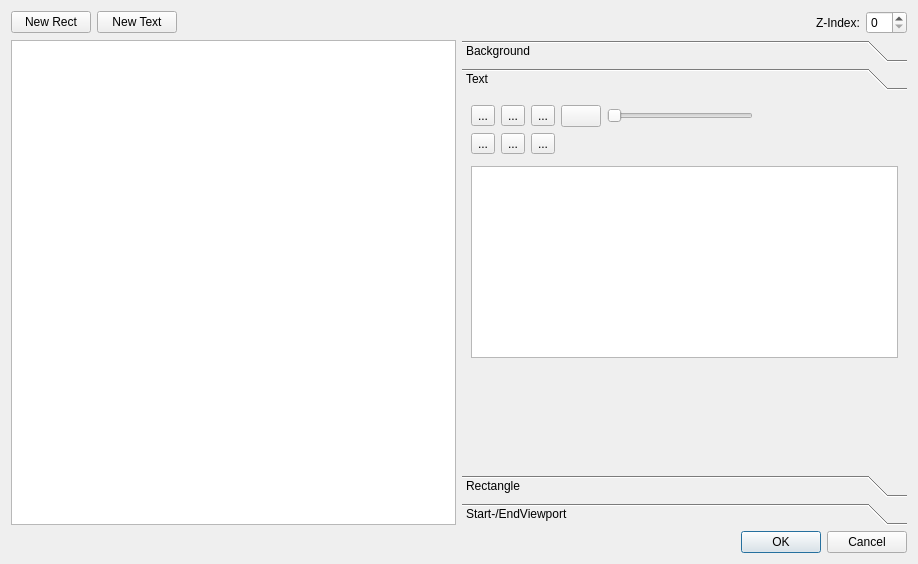
<ui version="4.0" >
 <class>TitleWidget_UI</class>
 <widget class="QDialog" name="TitleWidget_UI" >
  <property name="geometry" >
   <rect>
    <x>0</x>
    <y>0</y>
    <width>918</width>
    <height>564</height>
   </rect>
  </property>
  <property name="windowTitle" >
   <string>Dialog</string>
  </property>
  <layout class="QGridLayout" >
   <item row="0" column="0" >
    <layout class="QGridLayout" >
     <item row="0" column="0" >
      <layout class="QHBoxLayout" >
       <item>
        <widget class="QPushButton" name="newRectButton" >
         <property name="text" >
          <string>New Rect</string>
         </property>
        </widget>
       </item>
       <item>
        <widget class="QPushButton" name="newTextButton" >
         <property name="text" >
          <string>New Text</string>
         </property>
        </widget>
       </item>
       <item>
        <spacer>
         <property name="orientation" >
          <enum>Qt::Horizontal</enum>
         </property>
         <property name="sizeHint" >
          <size>
           <width>40</width>
           <height>20</height>
          </size>
         </property>
        </spacer>
       </item>
       <item>
        <widget class="QLabel" name="label_12" >
         <property name="text" >
          <string>Z-Index:</string>
         </property>
        </widget>
       </item>
       <item>
        <widget class="QSpinBox" name="spinBox" />
       </item>
      </layout>
     </item>
     <item row="1" column="0" >
      <layout class="QHBoxLayout" >
       <item>
        <widget class="QGraphicsView" name="graphicsView" />
       </item>
       <item>
        <widget class="QToolBox" name="toolBox" >
         <property name="sizePolicy" >
          <sizepolicy vsizetype="Expanding" hsizetype="Expanding" >
           <horstretch>0</horstretch>
           <verstretch>0</verstretch>
          </sizepolicy>
         </property>
         <property name="currentIndex" >
          <number>1</number>
         </property>
         <widget class="QWidget" name="Background" >
          <property name="geometry" >
           <rect>
            <x>0</x>
            <y>0</y>
            <width>94</width>
            <height>69</height>
           </rect>
          </property>
          <attribute name="label" >
           <string>Background</string>
          </attribute>
          <layout class="QGridLayout" >
           <item row="0" column="0" >
            <layout class="QVBoxLayout" >
             <item>
              <widget class="KColorButton" name="kcolorbutton" />
             </item>
             <item>
              <widget class="QSlider" name="horizontalSlider" >
               <property name="maximum" >
                <number>255</number>
               </property>
               <property name="orientation" >
                <enum>Qt::Horizontal</enum>
               </property>
              </widget>
             </item>
            </layout>
           </item>
           <item row="1" column="0" >
            <spacer>
             <property name="orientation" >
              <enum>Qt::Vertical</enum>
             </property>
             <property name="sizeHint" >
              <size>
               <width>20</width>
               <height>400</height>
              </size>
             </property>
            </spacer>
           </item>
          </layout>
         </widget>
         <widget class="QWidget" name="Text" >
          <property name="geometry" >
           <rect>
            <x>0</x>
            <y>0</y>
            <width>441</width>
            <height>366</height>
           </rect>
          </property>
          <attribute name="label" >
           <string>Text</string>
          </attribute>
          <layout class="QGridLayout" >
           <item row="0" column="0" >
            <layout class="QVBoxLayout" >
             <item>
              <layout class="QHBoxLayout" >
               <item>
                <widget class="QToolButton" name="toolButton_4" >
                 <property name="text" >
                  <string>...</string>
                 </property>
                </widget>
               </item>
               <item>
                <widget class="QToolButton" name="toolButton_5" >
                 <property name="text" >
                  <string>...</string>
                 </property>
                </widget>
               </item>
               <item>
                <widget class="QToolButton" name="toolButton_6" >
                 <property name="text" >
                  <string>...</string>
                 </property>
                </widget>
               </item>
               <item>
                <widget class="KColorButton" name="fontColorButton" />
               </item>
               <item>
                <widget class="QSlider" name="textAlpha" >
                 <property name="orientation" >
                  <enum>Qt::Horizontal</enum>
                 </property>
                </widget>
               </item>
               <item>
                <spacer>
                 <property name="orientation" >
                  <enum>Qt::Horizontal</enum>
                 </property>
                 <property name="sizeHint" >
                  <size>
                   <width>40</width>
                   <height>20</height>
                  </size>
                 </property>
                </spacer>
               </item>
              </layout>
             </item>
             <item>
              <layout class="QHBoxLayout" >
               <item>
                <widget class="QToolButton" name="toolButton" >
                 <property name="text" >
                  <string>...</string>
                 </property>
                </widget>
               </item>
               <item>
                <widget class="QToolButton" name="toolButton_2" >
                 <property name="text" >
                  <string>...</string>
                 </property>
                </widget>
               </item>
               <item>
                <widget class="QToolButton" name="toolButton_3" >
                 <property name="text" >
                  <string>...</string>
                 </property>
                </widget>
               </item>
               <item>
                <spacer>
                 <property name="orientation" >
                  <enum>Qt::Horizontal</enum>
                 </property>
                 <property name="sizeHint" >
                  <size>
                   <width>40</width>
                   <height>20</height>
                  </size>
                 </property>
                </spacer>
               </item>
              </layout>
             </item>
             <item>
              <widget class="KFontRequester" name="kfontrequester" />
             </item>
             <item>
              <widget class="KTextEdit" name="ktextedit" />
             </item>
             <item>
              <spacer>
               <property name="orientation" >
                <enum>Qt::Vertical</enum>
               </property>
               <property name="sizeHint" >
                <size>
                 <width>20</width>
                 <height>40</height>
                </size>
               </property>
              </spacer>
             </item>
            </layout>
           </item>
          </layout>
         </widget>
         <widget class="QWidget" name="Rectangle" >
          <property name="geometry" >
           <rect>
            <x>0</x>
            <y>0</y>
            <width>152</width>
            <height>229</height>
           </rect>
          </property>
          <attribute name="label" >
           <string>Rectangle</string>
          </attribute>
          <layout class="QGridLayout" >
           <item row="0" column="0" >
            <layout class="QVBoxLayout" >
             <item>
              <widget class="QGroupBox" name="groupBox" >
               <property name="title" >
                <string>Border</string>
               </property>
               <layout class="QGridLayout" >
                <item row="0" column="0" >
                 <layout class="QGridLayout" >
                  <item row="0" column="0" >
                   <widget class="QLabel" name="label_3" >
                    <property name="text" >
                     <string>Alpha</string>
                    </property>
                   </widget>
                  </item>
                  <item row="0" column="1" >
                   <widget class="QLabel" name="label_4" >
                    <property name="text" >
                     <string>Linewidth</string>
                    </property>
                   </widget>
                  </item>
                  <item row="1" column="0" >
                   <widget class="QSlider" name="rectFAlpha" >
                    <property name="maximum" >
                     <number>255</number>
                    </property>
                    <property name="orientation" >
                     <enum>Qt::Horizontal</enum>
                    </property>
                   </widget>
                  </item>
                  <item row="1" column="1" >
                   <widget class="QSpinBox" name="rectLineWidth" />
                  </item>
                  <item row="2" column="0" >
                   <widget class="QLabel" name="label_11" >
                    <property name="text" >
                     <string>Color</string>
                    </property>
                   </widget>
                  </item>
                  <item row="2" column="1" >
                   <widget class="KColorButton" name="rectFColor" />
                  </item>
                 </layout>
                </item>
               </layout>
              </widget>
             </item>
             <item>
              <widget class="QGroupBox" name="groupBox_2" >
               <property name="title" >
                <string>Background</string>
               </property>
               <layout class="QGridLayout" >
                <item row="0" column="0" >
                 <layout class="QGridLayout" >
                  <item row="0" column="0" >
                   <widget class="QLabel" name="label" >
                    <property name="text" >
                     <string>Alpha:</string>
                    </property>
                   </widget>
                  </item>
                  <item row="0" column="1" >
                   <widget class="QLabel" name="label_2" >
                    <property name="text" >
                     <string>Color</string>
                    </property>
                   </widget>
                  </item>
                  <item row="1" column="0" >
                   <widget class="QSlider" name="rectBAlpha" >
                    <property name="maximum" >
                     <number>255</number>
                    </property>
                    <property name="orientation" >
                     <enum>Qt::Horizontal</enum>
                    </property>
                   </widget>
                  </item>
                  <item row="1" column="1" >
                   <widget class="KColorButton" name="rectBColor" />
                  </item>
                 </layout>
                </item>
                <item row="1" column="0" >
                 <spacer>
                  <property name="orientation" >
                   <enum>Qt::Vertical</enum>
                  </property>
                  <property name="sizeHint" >
                   <size>
                    <width>20</width>
                    <height>400</height>
                   </size>
                  </property>
                 </spacer>
                </item>
               </layout>
              </widget>
             </item>
            </layout>
           </item>
          </layout>
         </widget>
         <widget class="QWidget" name="Seite" >
          <property name="geometry" >
           <rect>
            <x>0</x>
            <y>0</y>
            <width>214</width>
            <height>202</height>
           </rect>
          </property>
          <attribute name="label" >
           <string>Start-/EndViewport</string>
          </attribute>
          <layout class="QGridLayout" >
           <item row="0" column="0" >
            <layout class="QVBoxLayout" >
             <item>
              <widget class="QGroupBox" name="groupBox_3" >
               <property name="title" >
                <string>StartViewport</string>
               </property>
               <layout class="QGridLayout" >
                <item row="0" column="0" >
                 <layout class="QGridLayout" >
                  <item row="0" column="0" >
                   <widget class="QLabel" name="label_8" >
                    <property name="text" >
                     <string>X:</string>
                    </property>
                   </widget>
                  </item>
                  <item row="0" column="1" >
                   <widget class="QLabel" name="label_9" >
                    <property name="text" >
                     <string>Y:</string>
                    </property>
                   </widget>
                  </item>
                  <item row="0" column="2" >
                   <widget class="QLabel" name="label_10" >
                    <property name="text" >
                     <string>Size:</string>
                    </property>
                   </widget>
                  </item>
                  <item row="1" column="0" >
                   <widget class="QSpinBox" name="spinBox_3" />
                  </item>
                  <item row="1" column="1" >
                   <widget class="QSpinBox" name="spinBox_4" />
                  </item>
                  <item row="1" column="2" >
                   <widget class="QSpinBox" name="spinBox_5" />
                  </item>
                 </layout>
                </item>
               </layout>
              </widget>
             </item>
             <item>
              <widget class="QGroupBox" name="groupBox_4" >
               <property name="title" >
                <string>EndViewport</string>
               </property>
               <layout class="QGridLayout" >
                <item row="0" column="0" >
                 <layout class="QVBoxLayout" >
                  <item>
                   <layout class="QGridLayout" >
                    <item row="0" column="0" >
                     <widget class="QLabel" name="label_5" >
                      <property name="text" >
                       <string>X:</string>
                      </property>
                     </widget>
                    </item>
                    <item row="0" column="1" >
                     <widget class="QLabel" name="label_6" >
                      <property name="text" >
                       <string>Y:</string>
                      </property>
                     </widget>
                    </item>
                    <item row="0" column="2" >
                     <widget class="QLabel" name="label_7" >
                      <property name="text" >
                       <string>Size:</string>
                      </property>
                     </widget>
                    </item>
                    <item row="1" column="0" >
                     <widget class="QSpinBox" name="spinBox_6" />
                    </item>
                    <item row="1" column="1" >
                     <widget class="QSpinBox" name="spinBox_7" />
                    </item>
                    <item row="1" column="2" >
                     <widget class="QSpinBox" name="spinBox_8" />
                    </item>
                   </layout>
                  </item>
                  <item>
                   <spacer>
                    <property name="orientation" >
                     <enum>Qt::Vertical</enum>
                    </property>
                    <property name="sizeHint" >
                     <size>
                      <width>20</width>
                      <height>400</height>
                     </size>
                    </property>
                   </spacer>
                  </item>
                 </layout>
                </item>
               </layout>
              </widget>
             </item>
            </layout>
           </item>
          </layout>
         </widget>
        </widget>
       </item>
      </layout>
     </item>
     <item row="2" column="0" >
      <widget class="QDialogButtonBox" name="buttonBox" >
       <property name="orientation" >
        <enum>Qt::Horizontal</enum>
       </property>
       <property name="standardButtons" >
        <set>QDialogButtonBox::Cancel|QDialogButtonBox::NoButton|QDialogButtonBox::Ok</set>
       </property>
      </widget>
     </item>
    </layout>
   </item>
  </layout>
 </widget>
 <customwidgets>
  <customwidget>
   <class>KColorButton</class>
   <extends>QPushButton</extends>
   <header>kcolorbutton.h</header>
  </customwidget>
  <customwidget>
   <class>KFontRequester</class>
   <extends>QWidget</extends>
   <header>kfontrequester.h</header>
  </customwidget>
  <customwidget>
   <class>KTextEdit</class>
   <extends>QTextEdit</extends>
   <header>ktextedit.h</header>
  </customwidget>
 </customwidgets>
 <resources/>
 <connections>
  <connection>
   <sender>buttonBox</sender>
   <signal>accepted()</signal>
   <receiver>TitleWidget_UI</receiver>
   <slot>accept()</slot>
   <hints>
    <hint type="sourcelabel" >
     <x>253</x>
     <y>558</y>
    </hint>
    <hint type="destinationlabel" >
     <x>157</x>
     <y>274</y>
    </hint>
   </hints>
  </connection>
  <connection>
   <sender>buttonBox</sender>
   <signal>rejected()</signal>
   <receiver>TitleWidget_UI</receiver>
   <slot>reject()</slot>
   <hints>
    <hint type="sourcelabel" >
     <x>321</x>
     <y>558</y>
    </hint>
    <hint type="destinationlabel" >
     <x>286</x>
     <y>274</y>
    </hint>
   </hints>
  </connection>
  <connection>
   <sender>kfontrequester</sender>
   <signal>fontSelected(QFont)</signal>
   <receiver>ktextedit</receiver>
   <slot>setCurrentFont(QFont)</slot>
   <hints>
    <hint type="sourcelabel" >
     <x>715</x>
     <y>184</y>
    </hint>
    <hint type="destinationlabel" >
     <x>713</x>
     <y>240</y>
    </hint>
   </hints>
  </connection>
  <connection>
   <sender>fontColorButton</sender>
   <signal>changed(QColor)</signal>
   <receiver>ktextedit</receiver>
   <slot>setColor(QColor)</slot>
   <hints>
    <hint type="sourcelabel" >
     <x>599</x>
     <y>120</y>
    </hint>
    <hint type="destinationlabel" >
     <x>621</x>
     <y>256</y>
    </hint>
   </hints>
  </connection>
 </connections>
</ui>
